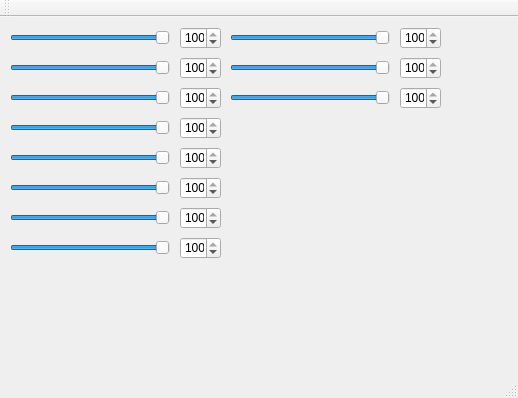
<?xml version="1.0" encoding="UTF-8"?>
<ui version="4.0">
 <class>MainWindow</class>
 <widget class="QMainWindow" name="MainWindow">
  <property name="geometry">
   <rect>
    <x>0</x>
    <y>0</y>
    <width>518</width>
    <height>398</height>
   </rect>
  </property>
  <property name="windowTitle">
   <string>MainWindow</string>
  </property>
  <widget class="QWidget" name="centralWidget">
   <widget class="QSlider" name="horizontalSlider">
    <property name="geometry">
     <rect>
      <x>10</x>
      <y>10</y>
      <width>160</width>
      <height>22</height>
     </rect>
    </property>
    <property name="minimum">
     <number>0</number>
    </property>
    <property name="maximum">
     <number>100</number>
    </property>
    <property name="sliderPosition">
     <number>100</number>
    </property>
    <property name="orientation">
     <enum>Qt::Horizontal</enum>
    </property>
   </widget>
   <widget class="QSlider" name="horizontalSlider_2">
    <property name="geometry">
     <rect>
      <x>10</x>
      <y>40</y>
      <width>160</width>
      <height>22</height>
     </rect>
    </property>
    <property name="minimum">
     <number>0</number>
    </property>
    <property name="maximum">
     <number>100</number>
    </property>
    <property name="sliderPosition">
     <number>100</number>
    </property>
    <property name="orientation">
     <enum>Qt::Horizontal</enum>
    </property>
   </widget>
   <widget class="QSlider" name="horizontalSlider_3">
    <property name="geometry">
     <rect>
      <x>10</x>
      <y>70</y>
      <width>160</width>
      <height>22</height>
     </rect>
    </property>
    <property name="minimum">
     <number>0</number>
    </property>
    <property name="maximum">
     <number>100</number>
    </property>
    <property name="sliderPosition">
     <number>100</number>
    </property>
    <property name="orientation">
     <enum>Qt::Horizontal</enum>
    </property>
   </widget>
   <widget class="QSlider" name="horizontalSlider_4">
    <property name="geometry">
     <rect>
      <x>10</x>
      <y>100</y>
      <width>160</width>
      <height>22</height>
     </rect>
    </property>
    <property name="minimum">
     <number>0</number>
    </property>
    <property name="maximum">
     <number>100</number>
    </property>
    <property name="sliderPosition">
     <number>100</number>
    </property>
    <property name="orientation">
     <enum>Qt::Horizontal</enum>
    </property>
   </widget>
   <widget class="QSlider" name="horizontalSlider_5">
    <property name="geometry">
     <rect>
      <x>10</x>
      <y>130</y>
      <width>160</width>
      <height>22</height>
     </rect>
    </property>
    <property name="minimum">
     <number>0</number>
    </property>
    <property name="maximum">
     <number>100</number>
    </property>
    <property name="sliderPosition">
     <number>100</number>
    </property>
    <property name="orientation">
     <enum>Qt::Horizontal</enum>
    </property>
   </widget>
   <widget class="QSlider" name="horizontalSlider_6">
    <property name="geometry">
     <rect>
      <x>10</x>
      <y>160</y>
      <width>160</width>
      <height>22</height>
     </rect>
    </property>
    <property name="minimum">
     <number>0</number>
    </property>
    <property name="maximum">
     <number>100</number>
    </property>
    <property name="sliderPosition">
     <number>100</number>
    </property>
    <property name="orientation">
     <enum>Qt::Horizontal</enum>
    </property>
   </widget>
   <widget class="QSlider" name="horizontalSlider_7">
    <property name="geometry">
     <rect>
      <x>10</x>
      <y>190</y>
      <width>160</width>
      <height>22</height>
     </rect>
    </property>
    <property name="minimum">
     <number>0</number>
    </property>
    <property name="maximum">
     <number>100</number>
    </property>
    <property name="sliderPosition">
     <number>100</number>
    </property>
    <property name="orientation">
     <enum>Qt::Horizontal</enum>
    </property>
   </widget>
   <widget class="QSlider" name="horizontalSlider_8">
    <property name="geometry">
     <rect>
      <x>10</x>
      <y>220</y>
      <width>160</width>
      <height>22</height>
     </rect>
    </property>
    <property name="minimum">
     <number>0</number>
    </property>
    <property name="maximum">
     <number>100</number>
    </property>
    <property name="sliderPosition">
     <number>100</number>
    </property>
    <property name="orientation">
     <enum>Qt::Horizontal</enum>
    </property>
   </widget>
   <widget class="QSlider" name="horizontalSlider_9">
    <property name="geometry">
     <rect>
      <x>230</x>
      <y>10</y>
      <width>160</width>
      <height>22</height>
     </rect>
    </property>
    <property name="minimum">
     <number>0</number>
    </property>
    <property name="maximum">
     <number>100</number>
    </property>
    <property name="sliderPosition">
     <number>100</number>
    </property>
    <property name="orientation">
     <enum>Qt::Horizontal</enum>
    </property>
   </widget>
   <widget class="QSlider" name="horizontalSlider_10">
    <property name="geometry">
     <rect>
      <x>230</x>
      <y>40</y>
      <width>160</width>
      <height>22</height>
     </rect>
    </property>
    <property name="minimum">
     <number>0</number>
    </property>
    <property name="maximum">
     <number>100</number>
    </property>
    <property name="sliderPosition">
     <number>100</number>
    </property>
    <property name="orientation">
     <enum>Qt::Horizontal</enum>
    </property>
   </widget>
   <widget class="QSlider" name="horizontalSlider_11">
    <property name="geometry">
     <rect>
      <x>230</x>
      <y>70</y>
      <width>160</width>
      <height>22</height>
     </rect>
    </property>
    <property name="minimum">
     <number>0</number>
    </property>
    <property name="maximum">
     <number>100</number>
    </property>
    <property name="sliderPosition">
     <number>100</number>
    </property>
    <property name="orientation">
     <enum>Qt::Horizontal</enum>
    </property>
   </widget>
   <widget class="QSpinBox" name="spinBox">
    <property name="geometry">
     <rect>
      <x>180</x>
      <y>10</y>
      <width>41</width>
      <height>22</height>
     </rect>
    </property>
    <property name="maximum">
     <number>100</number>
    </property>
    <property name="value">
     <number>100</number>
    </property>
   </widget>
   <widget class="QSpinBox" name="spinBox_2">
    <property name="geometry">
     <rect>
      <x>180</x>
      <y>40</y>
      <width>41</width>
      <height>22</height>
     </rect>
    </property>
    <property name="maximum">
     <number>100</number>
    </property>
    <property name="value">
     <number>100</number>
    </property>
   </widget>
   <widget class="QSpinBox" name="spinBox_3">
    <property name="geometry">
     <rect>
      <x>180</x>
      <y>70</y>
      <width>41</width>
      <height>22</height>
     </rect>
    </property>
    <property name="maximum">
     <number>100</number>
    </property>
    <property name="value">
     <number>100</number>
    </property>
   </widget>
   <widget class="QSpinBox" name="spinBox_4">
    <property name="geometry">
     <rect>
      <x>180</x>
      <y>100</y>
      <width>41</width>
      <height>22</height>
     </rect>
    </property>
    <property name="maximum">
     <number>100</number>
    </property>
    <property name="value">
     <number>100</number>
    </property>
   </widget>
   <widget class="QSpinBox" name="spinBox_5">
    <property name="geometry">
     <rect>
      <x>180</x>
      <y>130</y>
      <width>41</width>
      <height>22</height>
     </rect>
    </property>
    <property name="maximum">
     <number>100</number>
    </property>
    <property name="value">
     <number>100</number>
    </property>
   </widget>
   <widget class="QSpinBox" name="spinBox_6">
    <property name="geometry">
     <rect>
      <x>180</x>
      <y>160</y>
      <width>41</width>
      <height>22</height>
     </rect>
    </property>
    <property name="maximum">
     <number>100</number>
    </property>
    <property name="value">
     <number>100</number>
    </property>
   </widget>
   <widget class="QSpinBox" name="spinBox_7">
    <property name="geometry">
     <rect>
      <x>180</x>
      <y>190</y>
      <width>41</width>
      <height>22</height>
     </rect>
    </property>
    <property name="maximum">
     <number>100</number>
    </property>
    <property name="value">
     <number>100</number>
    </property>
   </widget>
   <widget class="QSpinBox" name="spinBox_8">
    <property name="geometry">
     <rect>
      <x>180</x>
      <y>220</y>
      <width>41</width>
      <height>22</height>
     </rect>
    </property>
    <property name="maximum">
     <number>100</number>
    </property>
    <property name="value">
     <number>100</number>
    </property>
   </widget>
   <widget class="QSpinBox" name="spinBox_9">
    <property name="geometry">
     <rect>
      <x>400</x>
      <y>10</y>
      <width>41</width>
      <height>22</height>
     </rect>
    </property>
    <property name="maximum">
     <number>100</number>
    </property>
    <property name="value">
     <number>100</number>
    </property>
   </widget>
   <widget class="QSpinBox" name="spinBox_10">
    <property name="geometry">
     <rect>
      <x>400</x>
      <y>40</y>
      <width>41</width>
      <height>22</height>
     </rect>
    </property>
    <property name="maximum">
     <number>100</number>
    </property>
    <property name="value">
     <number>100</number>
    </property>
   </widget>
   <widget class="QSpinBox" name="spinBox_11">
    <property name="geometry">
     <rect>
      <x>400</x>
      <y>70</y>
      <width>41</width>
      <height>22</height>
     </rect>
    </property>
    <property name="maximum">
     <number>100</number>
    </property>
    <property name="value">
     <number>100</number>
    </property>
   </widget>
  </widget>
  <widget class="QMenuBar" name="menuBar">
   <property name="geometry">
    <rect>
     <x>0</x>
     <y>0</y>
     <width>518</width>
     <height>21</height>
    </rect>
   </property>
  </widget>
  <widget class="QToolBar" name="mainToolBar">
   <attribute name="toolBarArea">
    <enum>TopToolBarArea</enum>
   </attribute>
   <attribute name="toolBarBreak">
    <bool>false</bool>
   </attribute>
  </widget>
  <widget class="QStatusBar" name="statusBar"/>
 </widget>
 <layoutdefault spacing="6" margin="11"/>
 <resources/>
 <connections/>
</ui>
